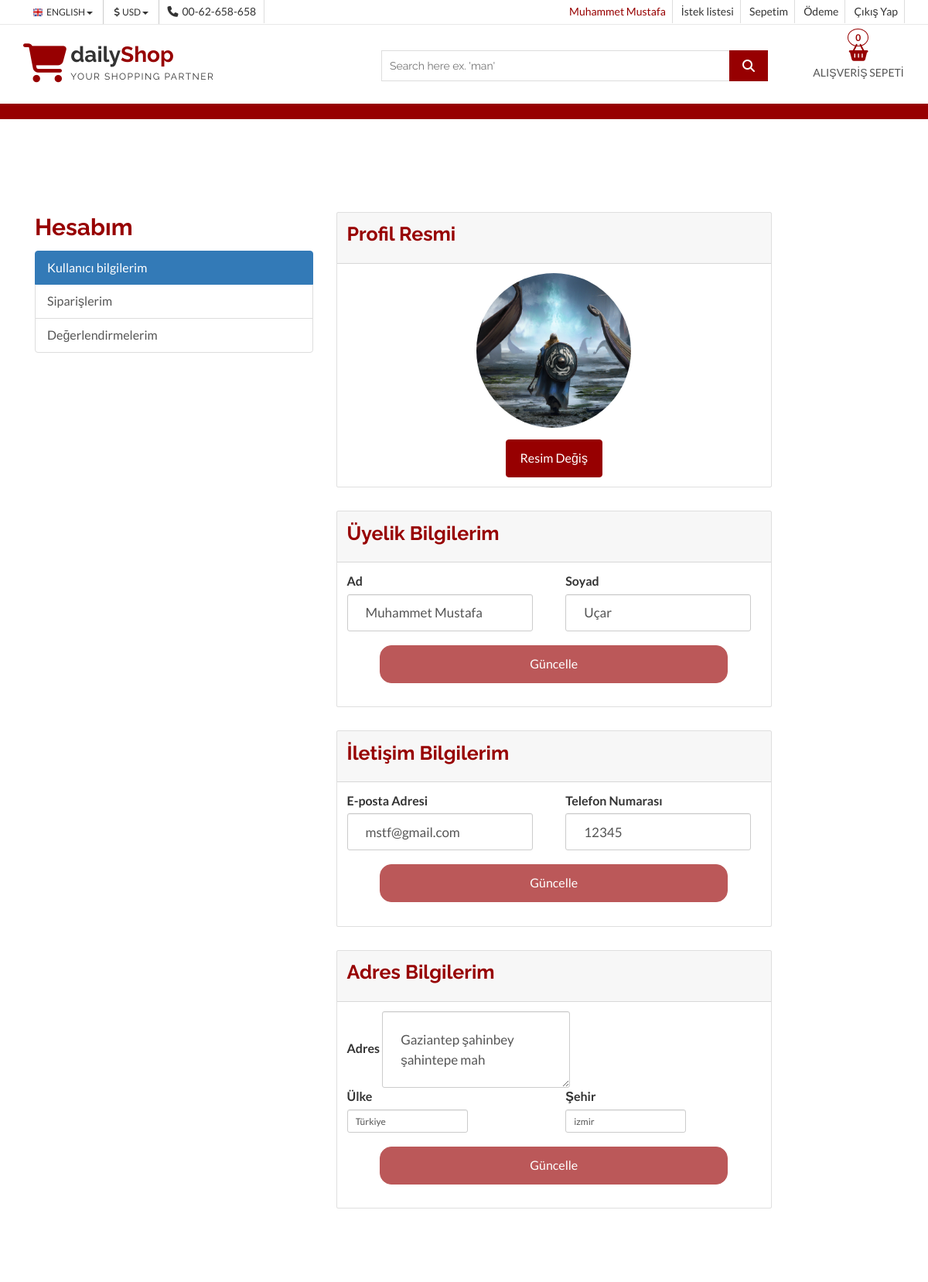
Page /account/ (signed in, upper part) on the earlier database version.
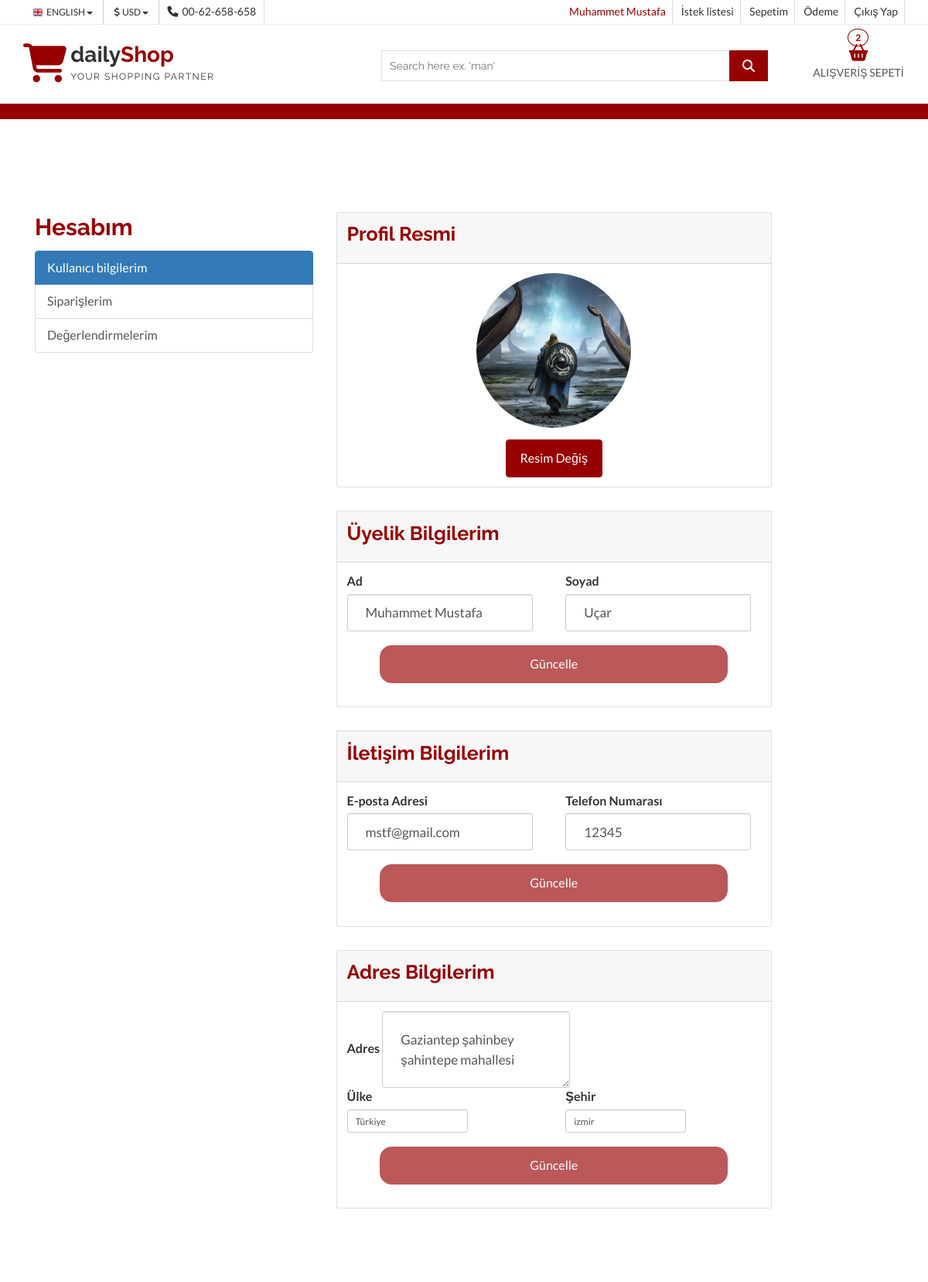
Same page on the later database version.
### user/models.py (models this page shows, shortened)
class UserProfile(models.Model):
    user = models.OneToOneField(User,on_delete= models.CASCADE, null = True)
    name = models.CharField(max_length=30,blank = True,null = True)
    email = models.EmailField(max_length=50,blank = True, null = True)
    phone = models.CharField(blank=True,max_length=20,null = True)
    address = models.CharField(blank=True,max_length=150,null = True)
    city = models.CharField(blank=True,max_length=30,null=True)
    country = models.CharField(blank=True,max_length=30,null=True)
    zipcode = models.CharField(blank=True,max_length=10,null=True)
    image = models.ImageField(blank=True,upload_to='images/users/',null=True)
    def image_tag(self):
        try:
            return mark_safe(f'<img src="{self.image.url}" alt="image"  height = "50"')
        except Exception:
            return mark_safe(f'<img alt="image field is blank"')
    image_tag.short_description = "Image"

### user/views.py (the view)
# urls.py: path('account/',include('user.urls')),
def account(request):
    context = SettingsFunc(request)
    if not(request.user.is_anonymous):
        customer = UserProfile.objects.get(user_id=request.user.id)
        context['customer'] = customer
    return render(request,'account.html',context)

### home/views.py (called while the page is built, shortened)
def SettingsFunc(request):
    setting = Setting.objects.get(pk=1)
    category = Category.objects.all()
    context = {
        'setting' : setting,
        'category':category
    }
    items,total = CookieCart(request)
    context['cart'] = items
    context['total'] = total
    context['CartItemCount'] = len(context['cart'])
    wishList = None
    if request.user.is_authenticated:
        customer = UserProfile.objects.get(user_id=request.user.id)
        wishList = Wishlist.objects.filter(customer_id=customer.id)
        context['wishList'] = [x.product for x in wishList]
    return context

def CookieCart(request):
    items = []
    total = 0
    if request.user.is_authenticated:
        customer = UserProfile.objects.get(user_id=request.user.id)
        items = ShopCart.objects.filter(customer_id= customer.id)
        total = sum([x.amount for x in items])
    return items, total

### order/models.py (called while the page is built)
    @property
    def amount(self):
        return (self.quantity * self.product.price)

### product/models.py (called while the page is built)
    def __str__(self):
        return self.title

### home/templates/account.html (shortened to what this page needs)
{% extends 'homebase.html' %} {% load static %}  {% block content %}
{% block account %} {% endblock account %} {% if request.user.id %} {% include 'account/loggedIn.html' %} {% else %}
{% include 'account/Form.html' %}
{% endif %} {% endblock content %} {% block footer %} {% include 'footer.html' %} {% endblock footer %}

### home/templates/header.html (shortened to what the changed rows need)
{% block header %} {% load static %}
<link rel="stylesheet" href="https://ajax.googleapis.com/ajax/libs/jqueryui/1.11.4/themes/smoothness/jquery-ui.css">
<header id="aa-header">
    <div class="aa-header-bottom">
        <div class="container">
            <div class="row">
                <div class="col-md-12">
                    <div class="aa-header-bottom-area">
                        <div class="aa-cartbox">
                            <a class="aa-cart-link" href="/order/">
                                <span class="fa fa-shopping-basket"></span>
                                <span class="aa-cart-title">ALIŞVERİŞ SEPETİ</span>
                                <span class="aa-cart-notify">{{CartItemCount}}</span>
                            </a>
                        </div>
                    </div>
                </div>
            </div>
        </div>
    </div>
</header>
{% endblock %}

### home/templates/account/Loggedin/userInfo.html (shortened to what the changed rows need)
{% load static %} {% block UserInfo %}
<div id="imageInfo">
    <div class="card w-75">
        <div class="card-header">
            <h2 style="font-size:25px">Profil Resmi</h2>
        </div>
        <div class="card-body">
            <div class="" style="display: flex;align-items: center;flex-direction: column;">
                <img class="" id="UserImage" style="border-radius: 56%;width: 200px;height: 200px;object-fit: cover;" src="{{customer.image.url}}" alt="Resminiz bulunmuyor">
                <form method="POST" action="{% url 'upload' request.user.id %}" enctype="multipart/form-data">
                    <label for="upload" class="btn aa-browse-btn mt-4">Resim Değiş</label>
                </form>
            </div>
        </div>
    </div>
</div>
<div id="UserInfo" class="mt-5">
    <div class="card w-75">
        <div class="card-header">
            <h2 style="font-size:25px">Üyelik Bilgilerim</h2>
        </div>
    </div>
</div>
<div id="contactInfo" class="mt-5">
    <div class="card w-75">
        <div class="card-header">
            <h2 style="font-size:25px">İletişim Bilgilerim</h2>
        </div>
        <div class="card-body">
            <form id="contactForm" class="form-inline" data-action="contact" data-customer="{{request.user.id}}">
                <div class="form-group-sm">
                    <div class="row">
                        <div class="col-md-6">
                            <label for="phone">Telefon Numarası</label>
                            <input name="phone" id="phone" class="form-control" style="padding:23px; font-size: 17px;" type="text" value="{{customer.phone}}">
                        </div>
                    </div>
                </div>
            </form>
        </div>
    </div>
</div>
<div id="addressInfo" class="mt-5">
    <div class="card w-75">
        <div class="card-header">
            <h2 style="font-size:25px">Adres Bilgilerim</h2>
        </div>
        <div class="card-body">
            <form id="addressForm" class="form-inline" data-action="address" data-customer="{{request.user.id}}">
                <div class="form-group-sm">
                    <div class="row">
                        <div class="col-md-12">
                            <label for="address">Adres</label>
                            <textarea id="address" name="address" class="form-control" style="padding:23px; font-size: 17px;">{{customer.address}}</textarea>
                            <br>
                        </div>
                        <div class="col-md-6">
                            <label for="country">Ülke</label><br>
                            <input type="text" class="form-control" name="country" id="country" value="{{customer.country}}">
                        </div>
                        <div class="col-md-6">
                            <label for="city">Şehir</label><br>
                            <input type="text" class="form-control" name="city" id="city" value="{{customer.city}}">
                        </div>
                    </div>
                </div>
            </form>
        </div>
    </div>
</div>
{% endblock UserInfo %}

Differences in the rows shown:
changed UserProfile "Türkiye": address "Gaziantep şahinbey şahintepe mah" → "Gaziantep şahinbey şahintepe mahallesi"
Other differences:
{{ CartItemCount }}: "0" → "2"
